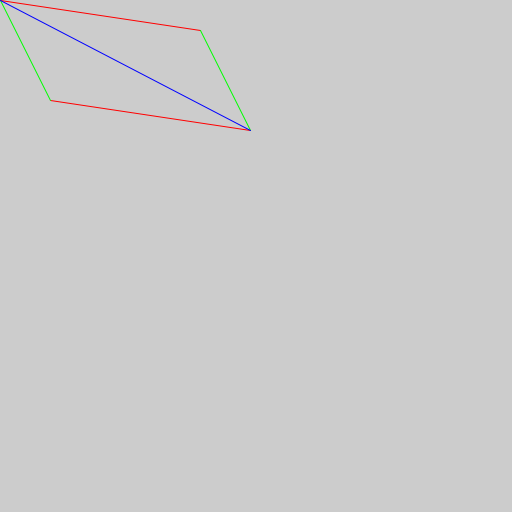
Frame 1 (no input)
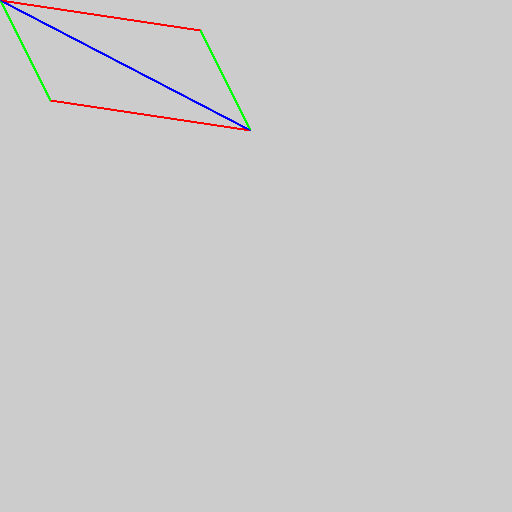
Frame 60 (the mouse pressed at the canvas centre just before this capture)
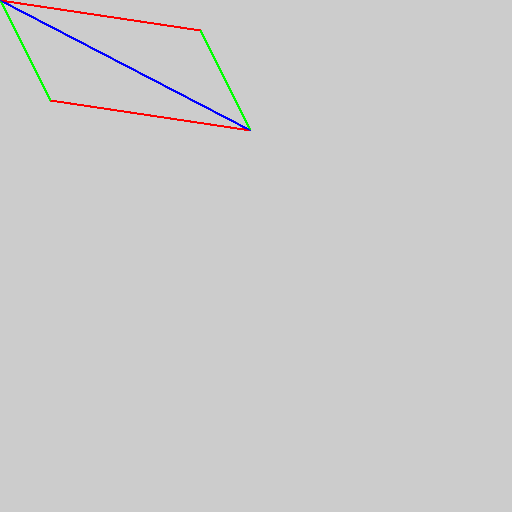
Frame 120 (the mouse held since frame 60 and released just before this capture)

The Processing sketch that drew these frames (run headless with seeded random() and noise(); from frame 60 on, the mouse is pressed at the canvas centre):

// Processing sketch: sketch_suma_vec
// ── sketch_suma_vec.pde
PVector u, v, w, o;

void setup () {
  size(512, 512);
  o = new PVector();
  u = new PVector(200, 30);
  v = new PVector(50, 100);
  w = PVector.add(u, v);
}

void draw () {
  stroke(255, 0, 0);
  DrawVector(o, u);
  DrawVector(v, w);
  stroke(0 ,255 ,0);
  DrawVector(o, v);
  DrawVector(u, w);
  stroke(0 ,0 ,255);
  DrawVector(o, w);
}

void DrawVector (PVector a, PVector b) {
  line(a.x, a.y, b.x, b.y);
}
